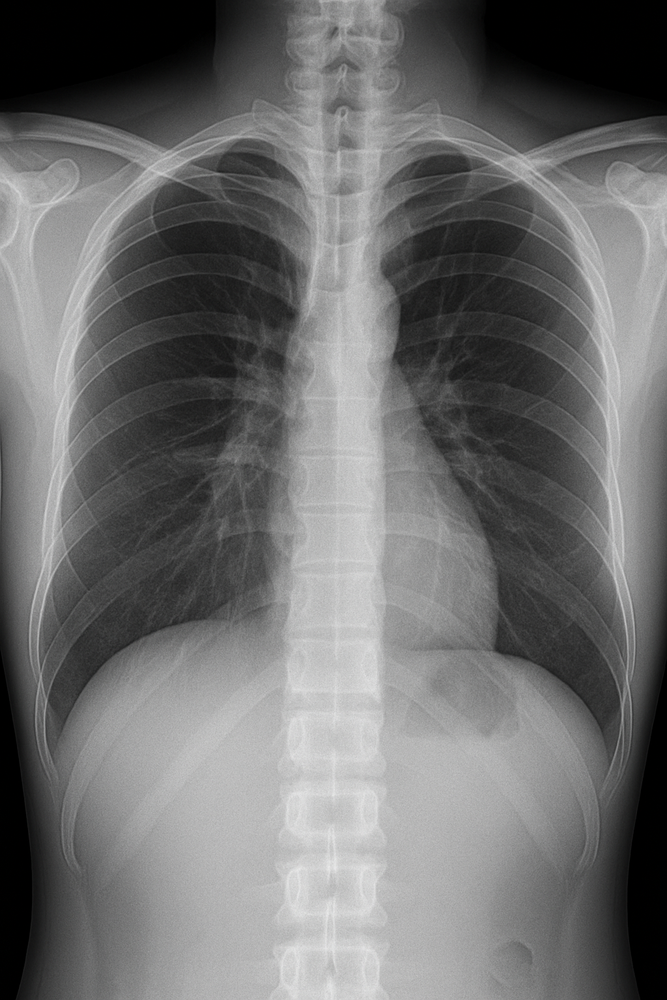
#> input picture Lab5/xray_twin1.png, 667 x 1000 px, shrunk from 1024 x 1536 before the run
$ python sift.py
#> lines starting #> are read from the running program, lines starting #| are printed output that depends on the picture
import cv2
import matplotlib.pyplot as plt

img1 = cv2.imread('xray_twin1.png', cv2.IMREAD_GRAYSCALE)
#> img1: shape (1000, 667); min 0, max 233, mean 109.2
img2 = cv2.imread('xray_twin2.png', cv2.IMREAD_GRAYSCALE)
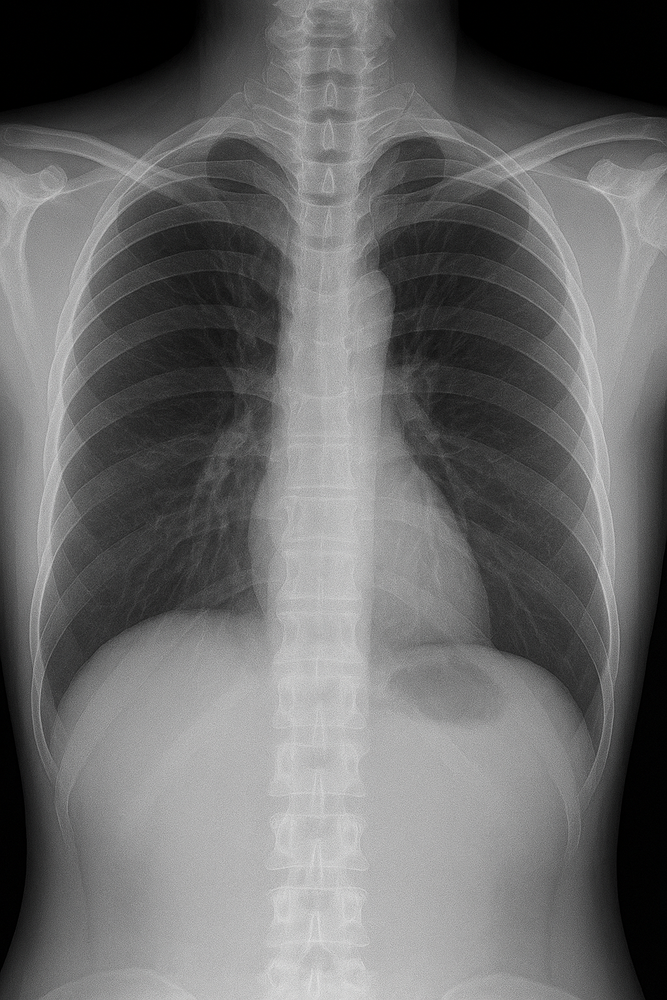
#> input picture Lab5/xray_twin2.png, 667 x 1000 px, shrunk from 1024 x 1536 before the run
#> img2: shape (1000, 667); min 0, max 226, mean 106.5

sift = cv2.SIFT_create()

keypoints1, descriptors1 = sift.detectAndCompute(img1, None)
#> keypoints1 = 330 keypoints; strongest (x, y, size): (200, 318, 125.5), (180, 539, 136.9), (159, 165, 32.2), (524, 167, 27.8)
keypoints2, descriptors2 = sift.detectAndCompute(img2, None)
#> keypoints2 = 122 keypoints; strongest (x, y, size): (189, 333, 125.1), (335, 470, 115.6), (171, 532, 130.1), (518, 605, 90)

print("Number of keypoints in image 1:", len(keypoints1))
#| Number of keypoints in image 1: 330
print("Number of keypoints in image 2:", len(keypoints2))
#| Number of keypoints in image 2: 122

# match descriptors using brute-force KNN
bf = cv2.BFMatcher()
matches = bf.knnMatch(descriptors1, descriptors2, k=2)
#> matches = 330 matches

# apply Lowe Ratio Test to remove ambiguous matches
good_matches = []
for m, n in matches:
    if m.distance < 0.75 * n.distance:
        good_matches.append(m)
#> after the loop, good_matches = 32 matches

print("Number of good matches:", len(good_matches))
#| Number of good matches: 32

# visualize matches
img_matches = cv2.drawMatches(
    img1, keypoints1, img2, keypoints2, good_matches, None,
    flags=cv2.DrawMatchesFlags_NOT_DRAW_SINGLE_POINTS
)
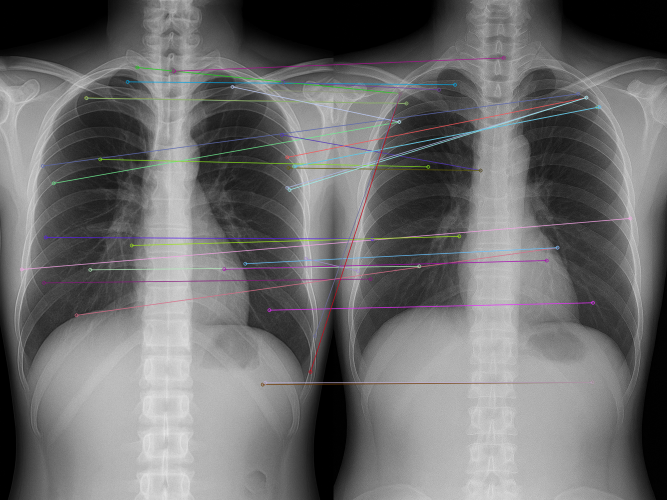
#> img_matches: shape (1000, 1334, 3) (shown at 1/2 size); mean of channels 0, 1, 2 108.7, 108.3, 108.6; drawn as B, G, R

plt.figure(figsize=(14, 8))
plt.imshow(img_matches, cmap='gray')
plt.title("Matches between two images (SIFT)")
plt.axis('off')
plt.show()
